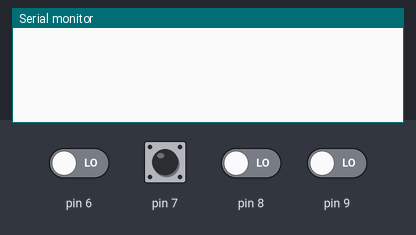
Bench run of a sketch on a simulated Arduino Uno, built with avr-gcc and run on an emulated ATmega328P. Shown: the last lines printed to the serial monitor. Inputs (shaded band) come from the test bench; at power-on: pin 6–9 LOW.

Above: at 1.8 s.
1.9 s: pin 6 driven HIGH
At 2.31 s:
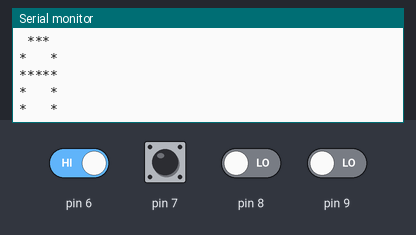
3.5 s: pin 7 driven HIGH
At 3.81 s:
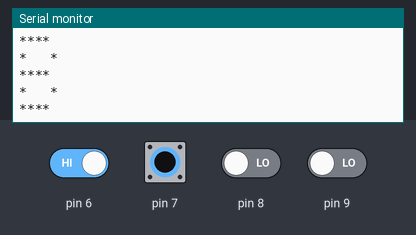
5.0 s: pin 8 driven HIGH
7.0 s: pin 9 driven HIGH
At 7.33 s:
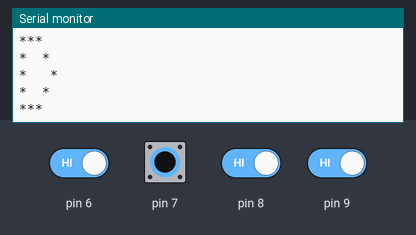

Measured:
- after the input at 1.9 s, the serial monitor: prints a new line after 0.10 s (image 1)
- after the input at 3.5 s, the serial monitor: prints a new line at once (image 2)
- after the input at 7.0 s, the serial monitor: prints a new line at once (image 3)

The sketch:

Read-4-channel.ino
```cpp
void setup() {
  // put your setup code here, to run once:

  pinMode(6, INPUT);
  pinMode(7, INPUT);
  pinMode(8, INPUT);
  pinMode(9, INPUT);

  Serial.begin(115200);
}

void loop() {
  // put your main code here, to run repeatedly:

  byte inA = digitalRead(6);
  byte inB = digitalRead(7);
  byte inC = digitalRead(8);
  byte inD = digitalRead(9);

  if (inA) {
    Serial.println(" ***");
    Serial.println("*   *");
    Serial.println("*****");
    Serial.println("*   *");
    Serial.println("*   *");
  }

  if (inB) {
    Serial.println("****");
    Serial.println("*   *");
    Serial.println("****");
    Serial.println("*   *");
    Serial.println("****");
  }

  if (inC) {
    Serial.println("****");
    Serial.println("*   *");
    Serial.println("*");
    Serial.println("*   *");
    Serial.println("****");
  }

  if (inD) {
    Serial.println("***");
    Serial.println("*  *");
    Serial.println("*   *");
    Serial.println("*  *");
    Serial.println("***");
  }

  Serial.println("");
//  Serial.print("A: ");
//  Serial.print(inA);
//  Serial.print(", B: ");
//  Serial.print(inB);
//  Serial.print(", C: ");
//  Serial.print(inC);
//  Serial.print(", D: ");
//  Serial.println(inD);
  delay(500);
}
```
